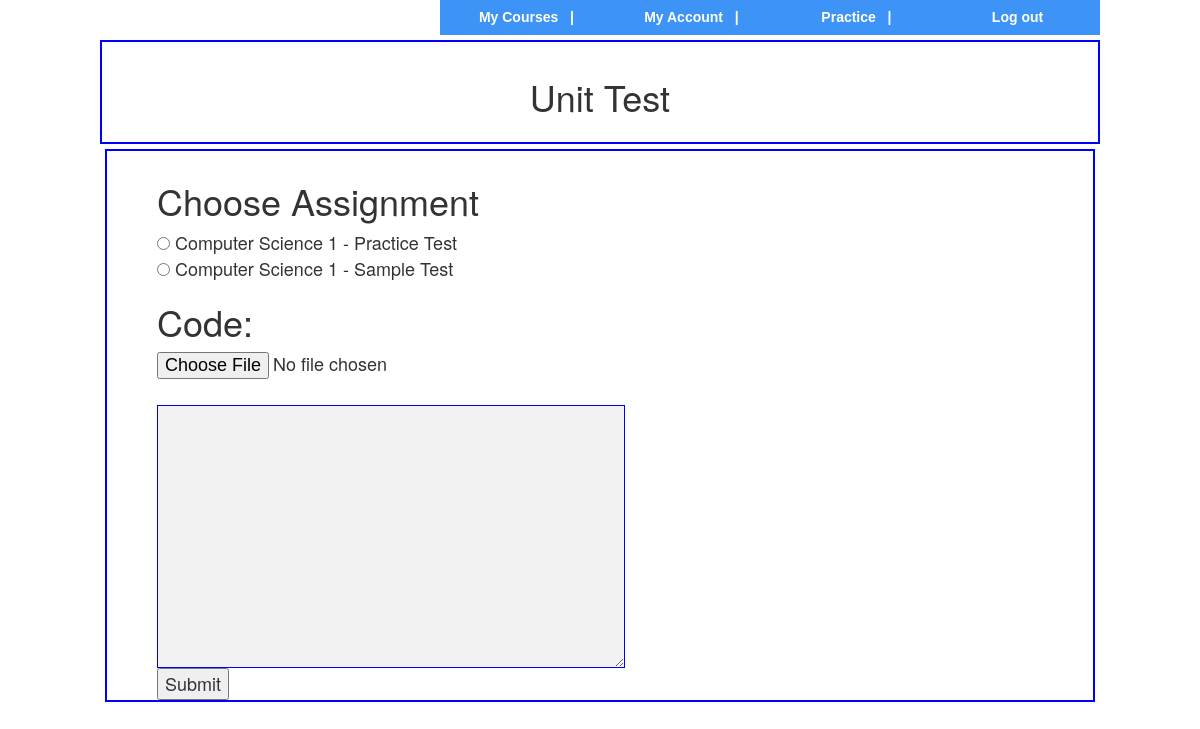
/student/test.php (signed in), run on the app's committed database.
### student/test.php (the view, shortened to what this page needs)
<!DOCTYPE html>
<head>
</head>
<?php
include("../shared_php/header.php");
$idmember = $_SESSION['idmember'];
$query = "SELECT Classes.idClass, Classes.ClassName, Assignment.idAssignment, Assignment.AssignmentName, Assignment.AssignmentType
          FROM Classes
          INNER JOIN Assignment ON Classes.idClass = Assignment.AssignmentClass
          INNER JOIN Roster ON Classes.idClass = Roster.ClassId
          WHERE Roster.StudentId = '$idmember'";
$result = $mysqli->query($query);
?>
<header id="top_header">
  <h1 style="text-align: center">Unit Test</h1>
</header>
<section id="main_section" >
<?php
if( (!isset($_POST['course'])) || (!isset($_POST['txtarea'])) || ($_POST['txtarea'] == "") )
{
?>
  <form action="test.php" id="courses" name="courses" method="POST" enctype="multipart/form-data">
    <h1>Choose Assignment</h1>
    <?php
    while ($row = mysqli_fetch_array($result)) {
    ?>
        <input type="radio" name="course" id="course" value="<?php echo $row['idAssignment']; ?>"> <?php echo $row['ClassName']." - ".$row['AssignmentName']; ?> <br />
    <?php
    }
    ?>
    <h1>Code:</h1>
    <input type="file" name="file" id="file" onchange="loadfile(this)"><br />
    <textarea id="txtarea" name="txtarea" rows="10" cols="50"></textarea>
    <input type="submit" id="courseSubmit" name="courseSubmit" value="Submit" onclick="validate();">
  </form>
<?php
}
?>
<?php
  include("../shared_php/footer.php");
?>
</html>

### css/main.css (style rules this page uses)
body { background: whitesmoke; font: 14px/21px "HelveticaNeue", "Helvetica Neue", Helvetica, Arial, sans-serif; color: black; -webkit-font-smoothing: antialiased; -webkit-text-size-adjust: none; }
#courses { width: 100%; font-size: 18px; font-weight: normal; height: 45px; }
h1 { font: bold 16px Tahoma; }
header,bottom, section, footer, aside, nav, table, textarea, ul { display:block; }
#top_header { background: white; border:2px solid blue; padding:15px; }
#main_section { background: white; border:2px solid blue; display:-webkit-box; -webkit-box-orient: vertical; -webkit-box-flex: 1; margin: 5px; padding-left: 50px; padding-top: 10px; }
#txtarea { width: 50%; height: 98%; display:-webkit-box; -webkit-box-orient: vertical; -webkit-box-flex: 1; border-width: 1px; border:1px solid blue; background-color: #F2F2F2; }

### data on the page
assignment: AssignmentClass.ClassName "Computer Science 1", AssignmentName "Practice Test"
assignment: AssignmentClass.ClassName "Computer Science 1", AssignmentName "Sample Test"
